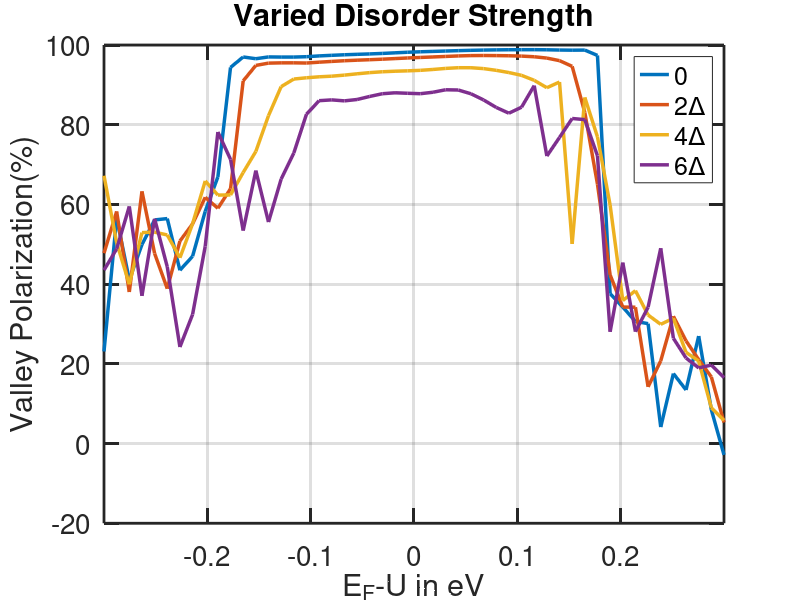

Write MATLAB code to recreate this figure.
clear;
clc;
close all;

M0 = csvread('valley_blg_d20_l40_disorder_0.csv');
M2 = csvread('valley_blg_d20_l40_disorder_2.csv');
M4 = csvread('valley_blg_d20_l40_disorder_4.csv');
M6 = csvread('valley_blg_d20_l40_disorder_6.csv');

figure
plot(M0(:,1),100*(M0(:,3)-M0(:,2))./(M0(:,2)+M0(:,3)),'Linewidth',2.5)
hold on;
plot(M2(:,1),100*(M2(:,3)-M2(:,2))./(M2(:,2)+M2(:,3)),'Linewidth',2.5)
hold on;
plot(M4(:,1),100*(M4(:,3)-M4(:,2))./(M4(:,2)+M4(:,3)),'Linewidth',2.5)
hold on;
plot(M6(:,1),100*(M6(:,3)-M6(:,2))./(M6(:,2)+M6(:,3)),'Linewidth',2.5)
hold off
set(gca,'linewidth',2,'fontname','Helvetica','fontsize',20)
set(gca,'ticklength',[0.025 0.025])
xlim([-0.3 0.3])
% ylim([0 100])
xlabel('E_{F}-U in eV')
ylabel('Valley Polarization(%)')
title('Varied Disorder Strength')
legend('0','2\Delta','4\Delta','6\Delta','Location','best')
grid on
saveas(gcf,'valley_blg_d20_l40_disorder.jpg')